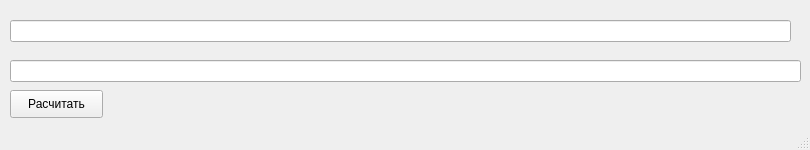
<?xml version="1.0" encoding="UTF-8"?>
<ui version="4.0">
 <class>mw</class>
 <widget class="QMainWindow" name="mw">
  <property name="geometry">
   <rect>
    <x>0</x>
    <y>0</y>
    <width>810</width>
    <height>150</height>
   </rect>
  </property>
  <property name="windowTitle">
   <string>mw</string>
  </property>
  <widget class="QWidget" name="centralWidget">
   <widget class="QLineEdit" name="le1">
    <property name="geometry">
     <rect>
      <x>10</x>
      <y>20</y>
      <width>781</width>
      <height>22</height>
     </rect>
    </property>
   </widget>
   <widget class="QLineEdit" name="le2">
    <property name="geometry">
     <rect>
      <x>10</x>
      <y>60</y>
      <width>791</width>
      <height>22</height>
     </rect>
    </property>
   </widget>
   <widget class="QPushButton" name="pb">
    <property name="geometry">
     <rect>
      <x>10</x>
      <y>90</y>
      <width>93</width>
      <height>28</height>
     </rect>
    </property>
    <property name="text">
     <string>Расчитать</string>
    </property>
   </widget>
   <widget class="QLabel" name="label_error">
    <property name="geometry">
     <rect>
      <x>120</x>
      <y>100</y>
      <width>771</width>
      <height>16</height>
     </rect>
    </property>
    <property name="text">
     <string/>
    </property>
   </widget>
  </widget>
  <widget class="QMenuBar" name="menuBar">
   <property name="geometry">
    <rect>
     <x>0</x>
     <y>0</y>
     <width>810</width>
     <height>26</height>
    </rect>
   </property>
  </widget>
  <widget class="QStatusBar" name="statusBar"/>
 </widget>
 <layoutdefault spacing="6" margin="11"/>
 <resources/>
 <connections/>
</ui>
